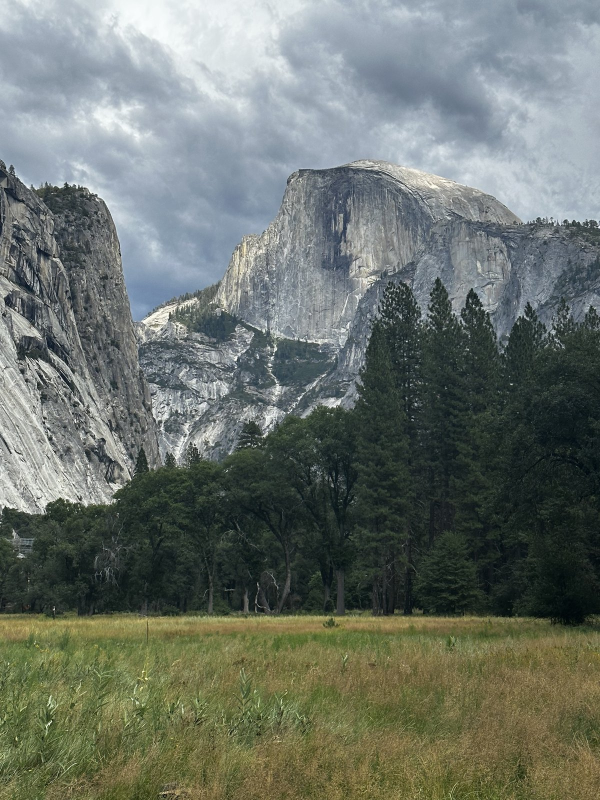
#> input picture app/reference/yosemite.jpg, 1200 x 1600 px, found by its file name (shown at 1/2 size)
$ python trace_silhouette.py app/reference/yosemite.jpg
#> lines starting #> are read from the running program, lines starting #| are printed output that depends on the picture
#> in main, img is the input picture: PIL image 1200x1600 RGB; mean R, G, B 107.8, 115.1, 107.6
#!/usr/bin/env python3
"""Trace a monument's skyline from a reference photo into an SVG path.

    pip install pillow
    python3 app/tools/trace_silhouette.py app/reference/yosemite.jpg

Scans each pixel column from the top for the first "terrain" pixel (darker
than the sky), smooths the resulting skyline, simplifies it with
Douglas–Peucker, and prints an SVG path in the stamps' 500×320 scene
coordinates — ready to paste into a ParkArt scene (or hand back to Claude).

Works best on photos where the monument stands against open sky. Tune
--threshold if the sky/terrain split misjudges (higher = more counts as sky).
"""

from __future__ import annotations

import argparse
import sys
from pathlib import Path


def skyline(img, threshold: float) -> list[tuple[int, int]]:
    """For each column, the first y from the top darker than `threshold`."""
#> called with threshold = 140
    gray = img.convert("L")
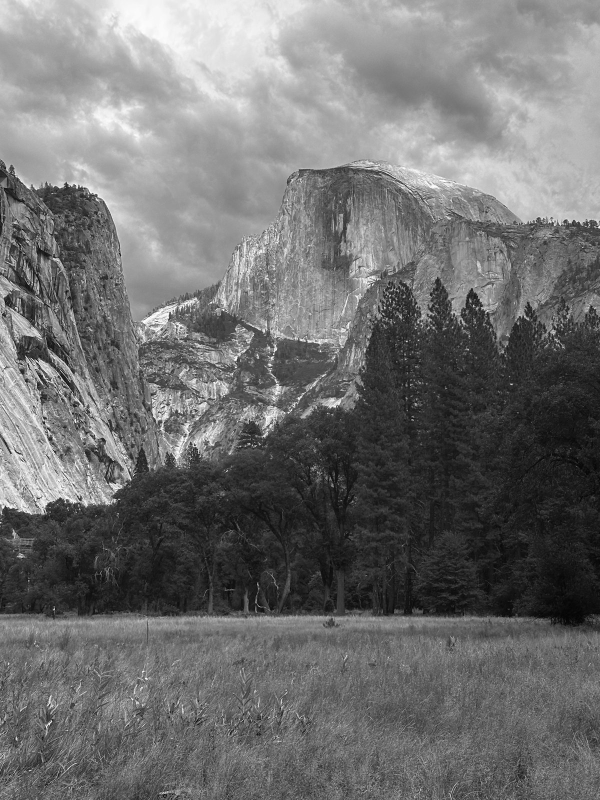
#> gray: PIL image 1200x1600 L (shown at 1/2 size); min 0, max 255, mean 112
    w, h = gray.size
#> w = 1200; h = 1600
    px = gray.load()
    pts: list[tuple[int, int]] = []
    for x in range(w):
        y_hit = h - 1
        for y in range(h):
            if px[x, y] < threshold:
                y_hit = y
                break
        pts.append((x, y_hit))
    return pts


def median_smooth(pts: list[tuple[int, int]], k: int = 5) -> list[tuple[int, int]]:
#> called with k = 5
    ys = [p[1] for p in pts]
#> ys = 1200 values, max 643 at index 266, min 0 at index 1040, mean 332.5
    out = []
    half = k // 2
    for i, (x, _) in enumerate(pts):
        window = sorted(ys[max(0, i - half): i + half + 1])
        out.append((x, window[len(window) // 2]))
#> this loop made 1200 passes
#> window on passes 1 to 3: [318, 319, 320], [318, 319, 320, 320], [318, 319, 320, 320, 321]
#> after the loop, out = 1200 pairs, first value 0 to 1199, second value 0 to 632
    return out


def rdp(pts: list[tuple[float, float]], eps: float) -> list[tuple[float, float]]:
    """Douglas–Peucker simplification."""
    if len(pts) < 3:
        return pts
    (x1, y1), (x2, y2) = pts[0], pts[-1]
    dx, dy = x2 - x1, y2 - y1
    norm = (dx * dx + dy * dy) ** 0.5 or 1.0
    dmax, idx = 0.0, 0
    for i in range(1, len(pts) - 1):
        x0, y0 = pts[i]
        d = abs(dy * x0 - dx * y0 + x2 * y1 - y2 * x1) / norm
        if d > dmax:
            dmax, idx = d, i
    if dmax > eps:
        left = rdp(pts[: idx + 1], eps)
        right = rdp(pts[idx:], eps)
        return left[:-1] + right
    return [pts[0], pts[-1]]


def main() -> int:
    ap = argparse.ArgumentParser(description=__doc__)
    ap.add_argument("image", type=Path)
    ap.add_argument("--threshold", type=float, default=140, help="sky/terrain luminance split (0-255)")
    ap.add_argument("--epsilon", type=float, default=2.2, help="simplification tolerance (px)")
    args = ap.parse_args()

    try:
        from PIL import Image
    except ImportError:
        print("Pillow is required:  pip install pillow", file=sys.stderr)
        return 1

    img = Image.open(args.image)
    if img.width > 1200:
        img = img.resize((1200, int(img.height * 1200 / img.width)))

    pts = median_smooth(skyline(img, args.threshold))
#> pts has the same summary as out in median_smooth

    # Scale into the 500×320 scene box, ground line at y=282.
    w, h = img.size
#> w = 1200; h = 1600
    lo = min(y for _, y in pts)
#> lo = 0
    hi = max(y for _, y in pts)
#> hi = 632
    span = max(hi - lo, 1)
#> span = 632
    scaled = [(x * 500 / w, 40 + (y - lo) * (282 - 40) / span) for x, y in pts]
#> scaled = 1200 pairs, first value 0 to 499.6, second value 40 to 282
    simple = rdp(scaled, args.epsilon)
#> in rdp, `(x1, y1), (x2, y2) = pts[0], pts[-1]`: x1 = 0; y1 = 162.1; x2 = 499.6; y2 = 209.2
#> in rdp, `dx, dy = x2 - x1, y2 - y1`: dx = 499.6; dy = 47.1
#> in rdp, `norm = (dx * dx + dy * dy) ** 0.5 or 1.0`: norm = 501.8
#> the loop in rdp, `for i in range(1, len(pts) - 1):` made 1198 passes
#> (x0, y0, d, dmax) on passes 1, 4, 5, 6, 7, 8, 10, 11, 13, 14, 30, 33: (0.417, 162.5, 0.342, 0.342), (1.67, 162.9, 0.606, 0.606), (2.08, 163.3, 0.948, 0.948), (2.5, 163.7, 1.29, 1.29), (2.92, 164.1, 1.63, 1.63), (3.33, 164.8, 2.36, 2.36), (4.17, 166.4, 3.8, 3.8), (4.58, 167.5, 4.91, 4.91), (5.42, 170.6, 7.88, 7.88), (5.83, 171.3, 8.6, 8.6), (12.5, 174.4, 11.03, 11.03), (13.75, 175.6, 12.05, 12.05)
#> (x0, y0, d) on passes 2, 3, 9, 12, 15, 16: (0.833, 162.5, 0.303), (1.25, 162.5, 0.264), (3.75, 164.8, 2.32), (5, 167.5, 4.87), (6.25, 171.3, 8.56), (6.67, 171.3, 8.52)
#> after the loop in rdp, `for i in range(1, len(pts) - 1):`: dmax = 162.9; idx = 1055
#> the loop in rdp (call 2), `for i in range(1, len(pts) - 1):` made 1054 passes
#> (x0, y0, d, dmax) on passes 1 to 12: (0.417, 162.5, 0.48, 0.48), (0.833, 162.5, 0.592, 0.592), (1.25, 162.5, 0.704, 0.704), (1.67, 162.9, 1.18, 1.18), (2.08, 163.3, 1.66, 1.66), (2.5, 163.7, 2.15, 2.15), (2.92, 164.1, 2.63, 2.63), (3.33, 164.8, 3.47, 3.47), (3.75, 164.8, 3.59, 3.59), (4.17, 166.4, 5.17, 5.17), (4.58, 167.5, 6.39, 6.39), (5, 167.5, 6.5, 6.5)
#> (x0, y0, d) on passes 17 to 22: (7.08, 169, 8.54), (7.5, 169, 8.65), (7.92, 167.9, 7.65), (8.33, 167.5, 7.4), (8.75, 166.4, 6.4), (9.17, 166.4, 6.51)

    d = f"M{simple[0][0]:.0f} {simple[0][1]:.0f} " + " ".join(
        f"L{x:.0f} {y:.0f}" for x, y in simple[1:]
    )
    print(f"<!-- {args.image.name}: {len(simple)} points, threshold={args.threshold} -->")
#| <!-- yosemite.jpg: 72 points, threshold=140 -->
    print(f'const TRACED = "{d} L500 282 L0 282 Z";')
#> (printed output is left out)
    return 0


if __name__ == "__main__":
    main()
